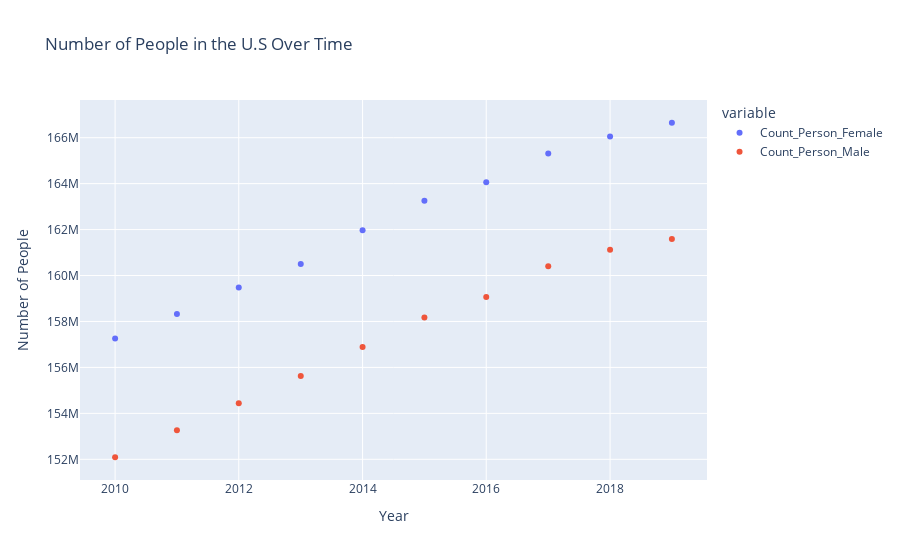

Notebook source saved alongside this figure:
### Code cell
count_person = pd.concat([count_person_female, count_person_male], axis=1)
px.scatter(
    count_person,
    labels={"value": "Number of People", "index": "Year"},
    title="Number of People in the U.S Over Time",
)

### Figure 1 — Plotly figure (JSON) as saved in the notebook; plotly's stock layout.template omitted (floating-point values rounded to 4 significant figures)
{"data": [{"hovertemplate": "variable=Count_Person_Female<br>Year=%{x}<br>Number of People=%{y}<extra></extra>", "legendgroup": "Count_Person_Female", "marker": {"color": "#636efa", "symbol": "circle"}, "mode": "markers", "name": "Count_Person_Female", "orientation": "v", "showlegend": true, "type": "scatter", "x": ["2010-01-01T00:00:00", "2011-01-01T00:00:00", "2012-01-01T00:00:00", "2013-01-01T00:00:00", "2014-01-01T00:00:00", "2015-01-01T00:00:00", "2016-01-01T00:00:00", "2017-01-01T00:00:00", "2018-01-01T00:00:00", "2019-01-01T00:00:00"], "xaxis": "x", "y": [157260239, 158324058, 159477797, 160501141, 161966955, 163250987, 164065884, 165316674, 166049288, 166650550], "yaxis": "y"}, {"hovertemplate": "variable=Count_Person_Male<br>Year=%{x}<br>Number of People=%{y}<extra></extra>", "legendgroup": "Count_Person_Male", "marker": {"color": "#EF553B", "symbol": "circle"}, "mode": "markers", "name": "Count_Person_Male", "orientation": "v", "showlegend": true, "type": "scatter", "x": ["2010-01-01T00:00:00", "2011-01-01T00:00:00", "2012-01-01T00:00:00", "2013-01-01T00:00:00", "2014-01-01T00:00:00", "2015-01-01T00:00:00", "2016-01-01T00:00:00", "2017-01-01T00:00:00", "2018-01-01T00:00:00", "2019-01-01T00:00:00"], "xaxis": "x", "y": [152089450, 153267861, 154436243, 155627698, 156890101, 158167834, 159061631, 160402504, 161118151, 161588973], "yaxis": "y"}], "layout": {"legend": {"title": {"text": "variable"}, "tracegroupgap": 0}, "title": {"text": "Number of People in the U.S Over Time"}, "xaxis": {"anchor": "y", "domain": [0, 1], "title": {"text": "Year"}}, "yaxis": {"anchor": "x", "domain": [0, 1], "title": {"text": "Number of People"}}}}
